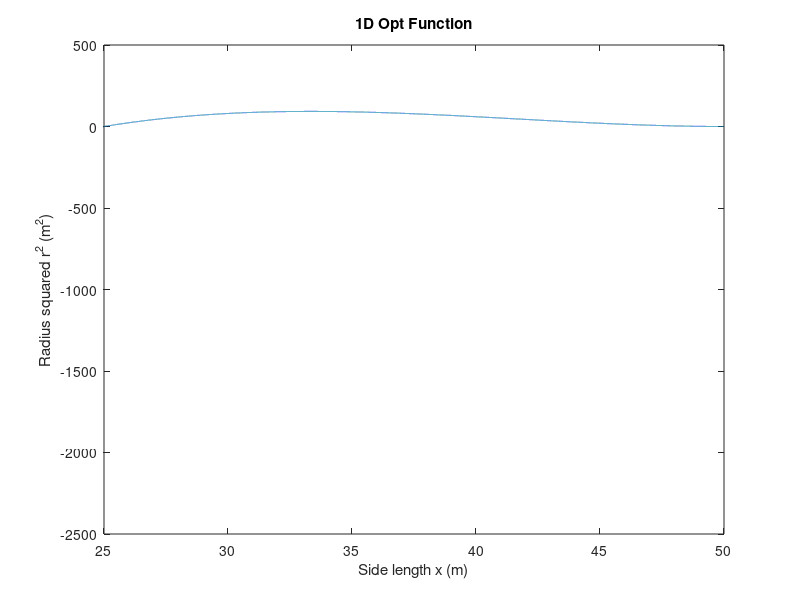

The MATLAB source for this figure: (Note: this script raises an error after producing the figure.)
%% MATLAB code for A1 Q1 Part B
%  -> Defines the 1D OPT function to be optimised
%  -> Performs Golden Section Searcn and Newton's Method


%% Declare the 1D Opt Function and associated parameters

% For a triangle with total perimeter of 100m, a single side must be between 0m and 50m
a = 0; b = 50; tol = 0.001;

% Declare x range: from 0 to 50 
x = linspace(a, b, (b-a)/tol + 1);

% Assume: x = y
y = x;

% Rearrange constraint function: x + y + z = 100
z = 100 - x - y;

% Semiperimeter: "s = 0.5(x + y + z) = 0.5 x 100 = 50"
s = 50;

% Declare 1d function to be optimised
% Object function: "f = r^2 = (s - x)(s - y)(s - y)/s"
f = (s - x).*(s - y).*(s - z)/s;       % obj function defined in matlab
%f = (((s - x).^2).*(2*x - s))/s;       % obj function derived by hand


%% Plot the 1D Opt Fuction to be optimised
plot(x, f); xlim([25 50]);
title("1D Opt Function");
xlabel("Side length x (m)");
ylabel("Radius squared r^2 (m^2)");


%% Golden Section Search
x0_gss = GoldenSectionSearch(f, a, b, tol);
fprintf("Golden Section Search: x = %f\n", x0_gss);


%% Newton's Method
n = 100;
x0_nm = NewtonsMethod(x, f, a, b, n, tol);
fprintf("Newton's Method (n = %d): x = %f\n", n, x0_nm);


%% Results:
% "Golden Section Search: x = 33.333976"
% "Newton's Method (n = 100): x = 33.334572"
